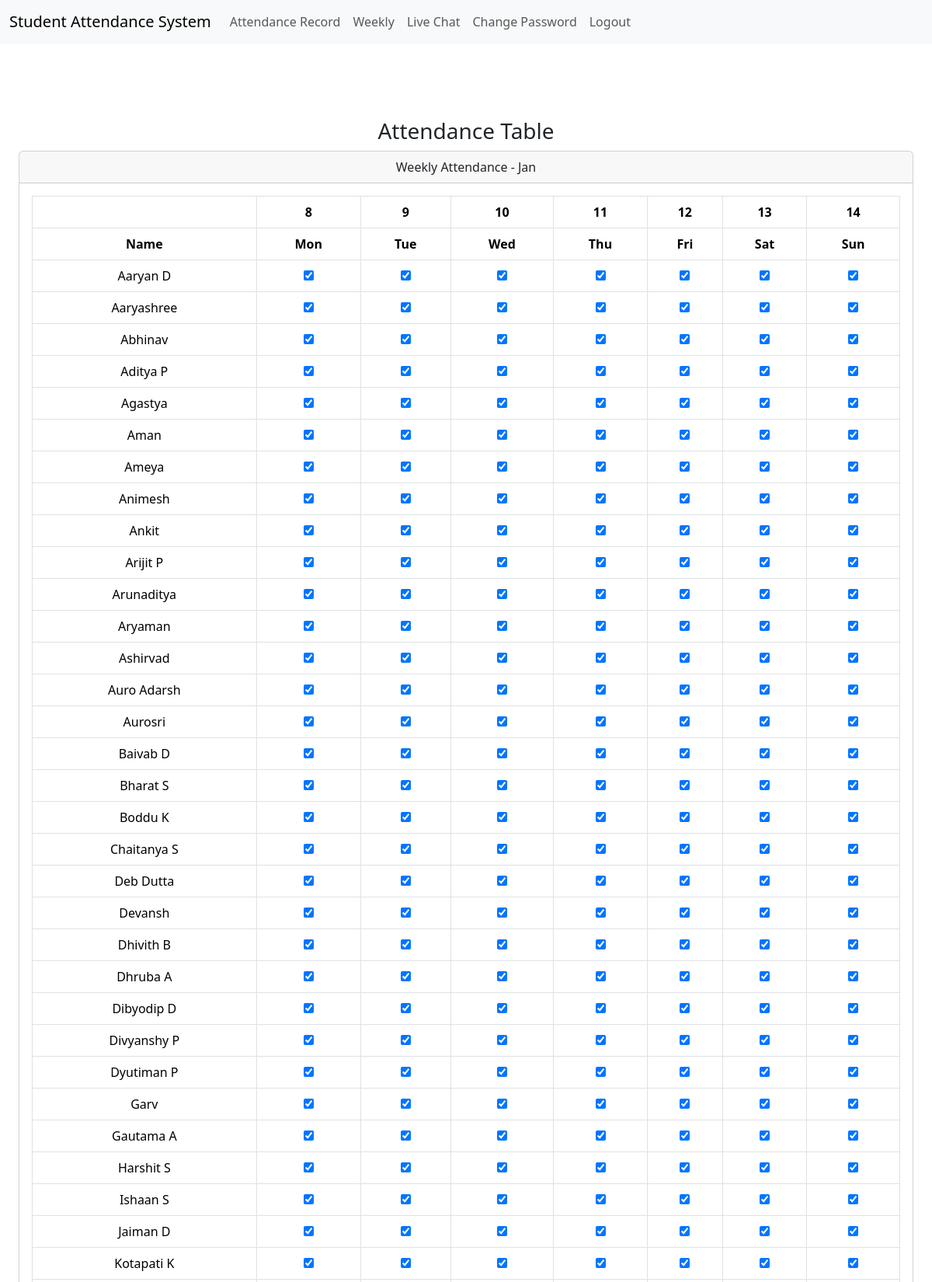
Page /week (signed in, upper part) on the committed database.
### tables this page shows
CREATE TABLE people(
id INTEGER PRIMARY KEY AUTOINCREMENT,
name TEXT,
age INTEGER);

### app.py (the view)
@app.route("/week", methods=["GET", "POST"])
@login_required
def week():
    names = datadb.execute("SELECT name FROM people")
    global_ending_date = global_starting_date + 7
    global_dates = [str(i) for i in range(global_starting_date, global_ending_date)]
    month = current_month
    attendance_data = {}
    for name in names:
        attendance_data[name['name']] = []
        for date in global_dates:
            present = datadb.execute("""
                SELECT present FROM attendance
                WHERE people_id = (SELECT id FROM people WHERE name = ?)
                AND month = ?
                AND day = ?
            """, name['name'], current_month, date)
            attendance_data[name['name']].append(bool(present) and present[0]['present'] == 'False')
    if request.method == "GET":
        return render_template(
            "week.html",
            names=names,
            dates=global_dates,
            month=month,
            length=global_ending_date - global_starting_date,
            attendance_data=attendance_data
        )

### app.py (called while the page is built)
@app.after_request
def after_request(response):
    response.headers["Cache-Control"] = "no-cache, no-store, must-revalidate"
    response.headers["Expires"] = 0
    response.headers["Pragma"] = "no-cache"
    return response

### helpers.py (called while the page is built)
def login_required(f):
    @wraps(f)
    def decorated_function(*args, **kwargs):
        if session.get("user_id") is None:
            return redirect("/login")
        return f(*args, **kwargs)
    return decorated_function

### templates/week.html (shortened to what this page needs)
{% extends "layout.html" %} {% block title %} Attendance Record {% endblock %}
{% block main %}
<div class="container-fluid mt-5">
  <div class="row">
    <div class="col-lg-12">
      <h3>Attendance Table</h3>
      <div class="card">
        <div class="card-header text-center">
          Weekly Attendance - {{ month }}
        </div>
        <div class="card-body">
          <div class="row">
            <div class="col-md-12">
              <div class="table-responsive">
                <table class="table table-bordered">
                  <thead>
                    <tr>
                      <th></th>
                      {% for date in dates %}
                      <th class="text-center">{{ date }}</th>
                      {% endfor %}
                    </tr>
                    <tr>
                      <th>Name</th>
                      <th class="text-center">Mon</th>
                      <th class="text-center">Tue</th>
                      <th class="text-center">Wed</th>
                      <th class="text-center">Thu</th>
                      <th class="text-center">Fri</th>
                      <th class="text-center">Sat</th>
                      <th class="text-center">Sun</th>
                    </tr>
                  </thead>
                  <tbody>
                    {% for name in names %}
                    <tr>
                      <td>{{ name.name }}</td>
                      {% for day in ['Monday', 'Tuesday', 'Wednesday',
                      'Thursday', 'Friday', 'Saturday', 'Sunday'] %}
                      <td>
                        {% if attendance_data[name.name][loop.index0] %}
                        <input
                          type="checkbox"
                          name="{{ name.name }}_{{ day }}"
                          onclick="toggleDate(this, '{{ day }}', '{{ name.name }}', '{{ dates[loop.index0] }}', '{{ month }}')"
                        />
                        {% else %}
                        <input
                          type="checkbox"
                          checked="checked"
                          name="{{ name.name }}_{{ day }}"
                          onclick="toggleDate(this, '{{ day }}', '{{ name.name }}', '{{ dates[loop.index0] }}', '{{ month }}')"
                        />
                        {% endif %}
                      </td>
                      {% endfor %}
                    </tr>
                    {% endfor %}
                  </tbody>
                </table>
              </div>
            </div>
          </div>
        </div>
      </div>
    </div>
  </div>
</div>
{% endblock %}

### static/styles.css (style rules this page uses)
html, body { height: 100%; }

### rows in the picture
people: name "Aaryan D"
people: name "Aaryashree"
people: name "Abhinav"
people: name "Aditya P"
people: name "Agastya"
people: name "Aman"
people: name "Ameya"
people: name "Animesh"
people: name "Ankit"
people: name "Arijit P"
people: name "Arunaditya"
people: name "Aryaman"
people: name "Ashirvad"
people: name "Auro Adarsh"
people: name "Aurosri"
people: name "Baivab D"
people: name "Bharat S"
people: name "Boddu K"
people: name "Chaitanya S"
people: name "Deb Dutta"
people: name "Devansh"
people: name "Dhivith B"
people: name "Dhruba A"
people: name "Dibyodip D"
people: name "Divyanshy P"
people: name "Dyutiman P"
people: name "Garv"
people: name "Gautama A"
people: name "Harshit S"
people: name "Ishaan S"
people: name "Jaiman D"
people: name "Kotapati K"

### other values in the picture
{{ month }} "Jan"
{{ date }} "8" "9" "10" "11" "12" "13" "14"
